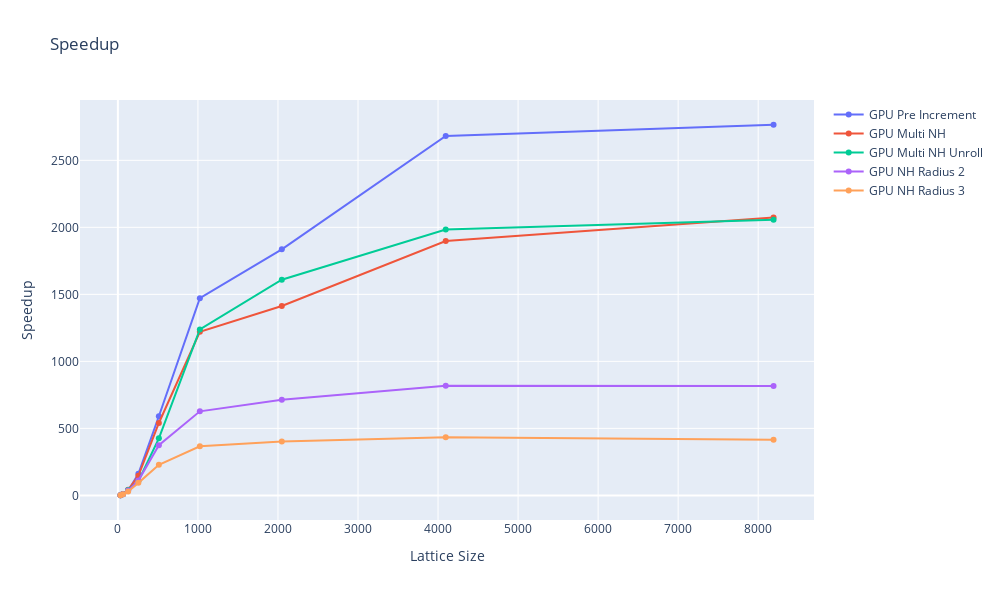

Here is the notebook cell this chart was saved with:
### Code cell
fig = go.Figure()
for name, df, _ in runs_gpu:
    fig.add_trace(go.Scatter(
        x=df["size"],
        y=cpu_df["avgEvolveTime"] / df["avgEvolveTime"],
        mode="lines+markers",
        name=name,
    ))
fig.update_layout(title="Speedup", xaxis_title='Lattice Size', yaxis_title="Speedup", width=1000, height=600)
fig.update_yaxes()
fig.show()

### Figure 1 — Plotly figure (JSON) as saved in the notebook; plotly's stock layout.template omitted (floating-point values rounded to 4 significant figures)
{"data": [{"mode": "lines+markers", "name": "GPU Pre Increment", "type": "scatter", "x": [32, 64, 128, 256, 512, 1024, 2048, 4096, 8192], "y": [1.297, 10.52, 34.77, 161.6, 590.2, 1472.0, 1836.0, 2681.0, 2765.0]}, {"mode": "lines+markers", "name": "GPU Multi NH", "type": "scatter", "x": [32, 64, 128, 256, 512, 1024, 2048, 4096, 8192], "y": [1.042, 9.638, 41.23, 145.9, 540.3, 1220.0, 1413.0, 1898.0, 2073.0]}, {"mode": "lines+markers", "name": "GPU Multi NH Unroll", "type": "scatter", "x": [32, 64, 128, 256, 512, 1024, 2048, 4096, 8192], "y": [0.9808, 8.807, 40.97, 106.7, 425.5, 1238.0, 1609.0, 1984.0, 2056.0]}, {"mode": "lines+markers", "name": "GPU NH Radius 2", "type": "scatter", "x": [32, 64, 128, 256, 512, 1024, 2048, 4096, 8192], "y": [1.114, 8.16, 35.77, 110.6, 374.1, 627.2, 714.3, 818.9, 815.4]}, {"mode": "lines+markers", "name": "GPU NH Radius 3", "type": "scatter", "x": [32, 64, 128, 256, 512, 1024, 2048, 4096, 8192], "y": [1.016, 8.952, 29.7, 93.34, 228.6, 366.4, 402.7, 433.6, 415.8]}], "layout": {"height": 600, "title": {"text": "Speedup"}, "width": 1000, "xaxis": {"title": {"text": "Lattice Size"}}, "yaxis": {"title": {"text": "Speedup"}}}}
